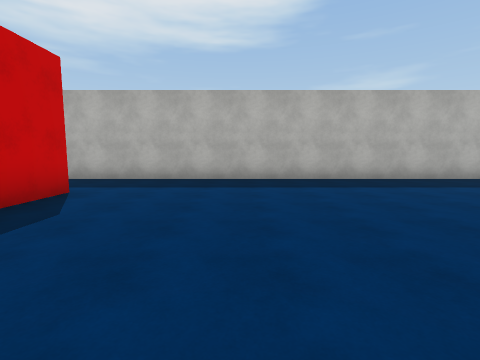
View 1 (above)

16 first-person views from a walk through a 3-D level made in the Unity game engine. The camera is 1.5 m above the floor, tilts 6° down and sees 85° across. The floor is counted in squares, 2 m on a side. Each view is taken from the middle of a square. On the plan, view 1 faces up. The plan holds only what a view shows up to about 9 squares ahead; the rest is blank. The place goes on beyond the plan. The player is left out. Surface patterns are stand-ins for the level's own textures.

View 2
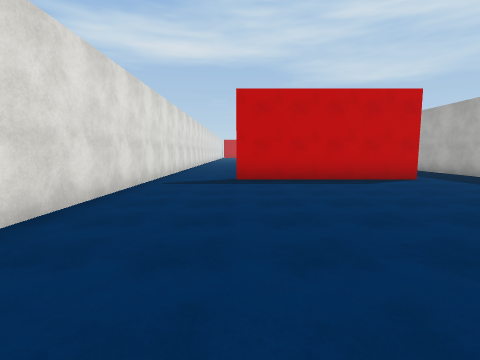

View 3
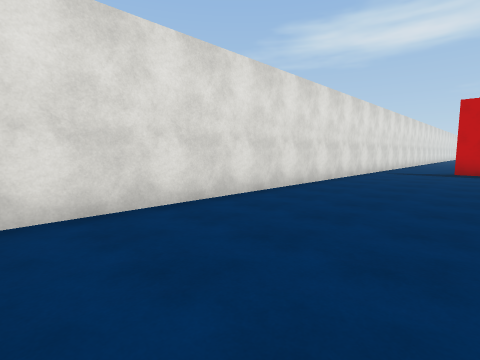

View 4
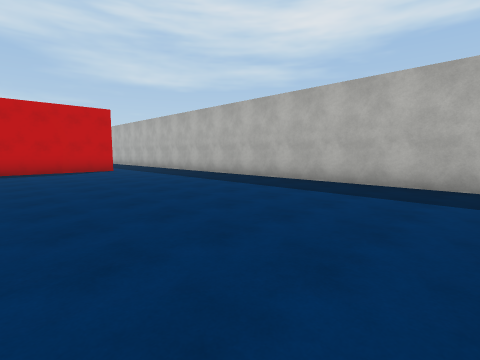

View 5
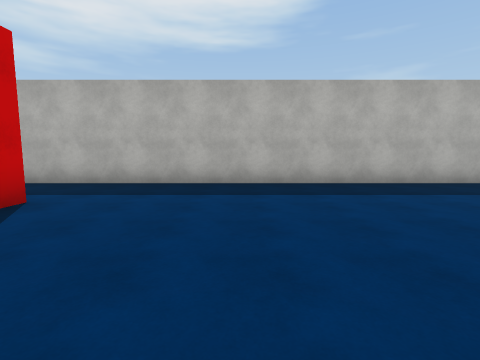

View 6
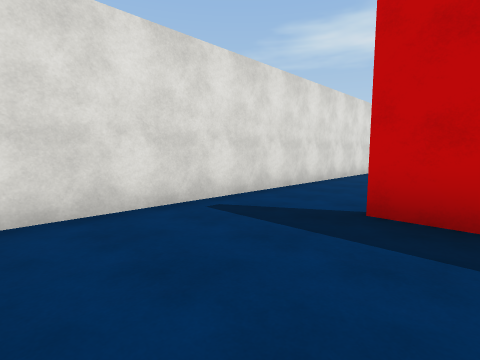

View 7
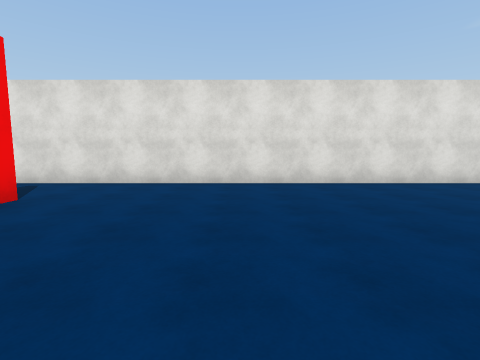

View 8
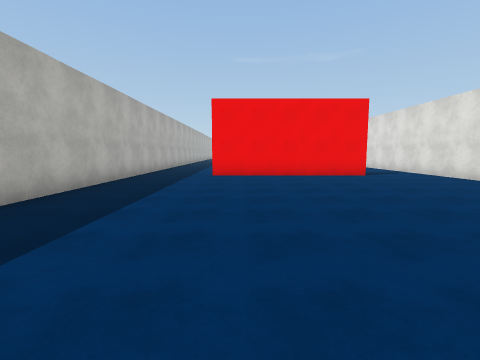

View 9
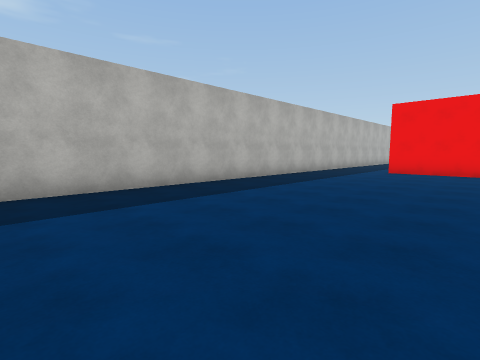

View 10
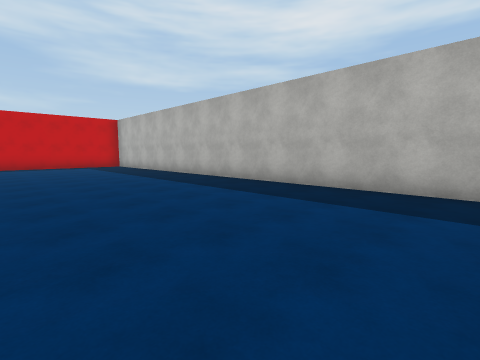

View 11
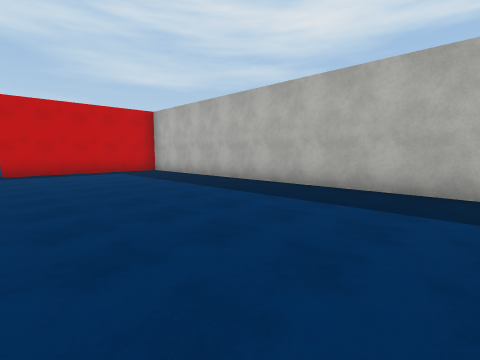

View 12
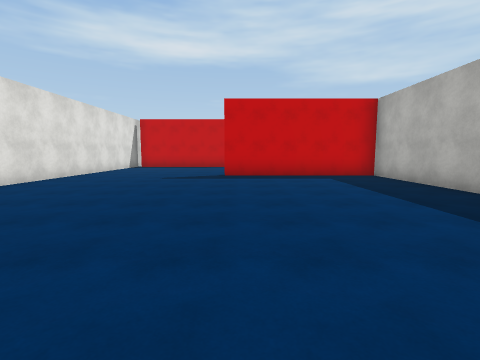

View 13
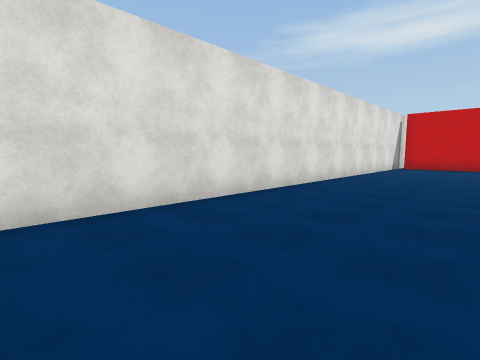

View 14
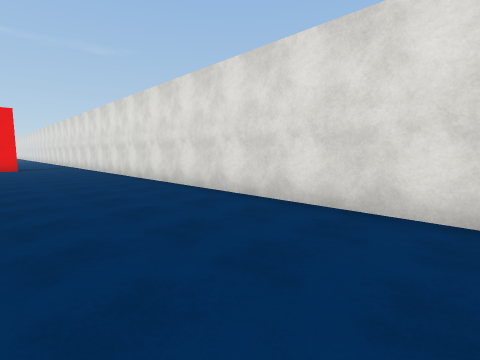

View 15
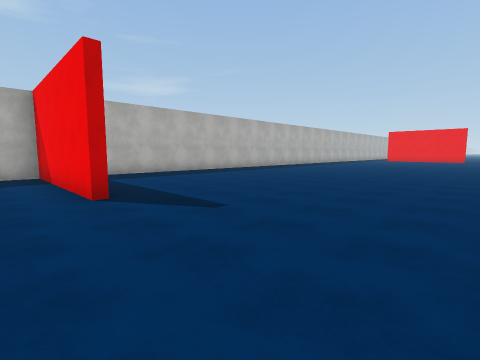

View 16
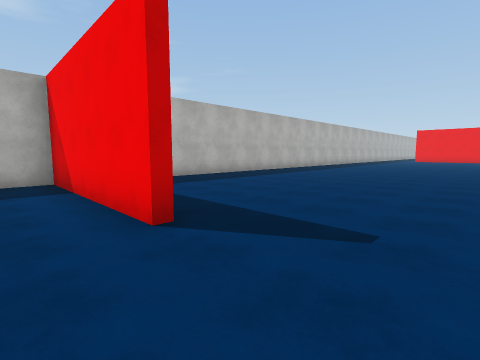

### Floor plan
Points are (right, up) in squares from view 1. A wall is a line through its corners. A room is listed if a view was taken in it or the views show most of it. See-through windows are left out.
Room 1 (views 1, 2, 3, 4, 5, 6)
walls: (7.8, 7.4) (-4.4, 7.4); (-3.2, 5) (-3.2, -0.1); (-3.6, -2.4) (7.9, -2.4)
ways out: opening at (-3.7, 6) to room 2; opening at (-3, -1.5) to room 2
Room 2 (views 7, 8, 9, 10, 11, 12, 13, 14, 15, 16)
walls: (-26.8, 2.4) (-26.8, 7.4) (-27.8, 7.4); (-27.5, -2.4) (-3.6, -2.4); (-3.5, -0.1) (-3.5, 4.9); (-4.4, 7.4) (-26.5, 7.4) (-26.5, 2.5)
ways out: opening at (-3.7, 6) to room 1; opening at (-3, -1.5) to room 1

Positions as (right, up) in squares from view 1, and headings:
1: (0, 0), facing up
2: (4, 0), facing left
3: (8, 1), facing down-left
4: (8, 1), facing up-left
5: (0, 1), facing up
6: (0, 1), facing down-left
7: (-7, 4), facing down
8: (-12, 4), facing right
9: (-14, 2), facing up-right
10: (-12, 2), facing up-left
11: (-16, 2), facing up-left
12: (-18, 3), facing left
13: (-18, 1), facing down-left
14: (-17, 1), facing down-right
15: (-28, -2), facing up-right
16: (-28, 0), facing up-right
